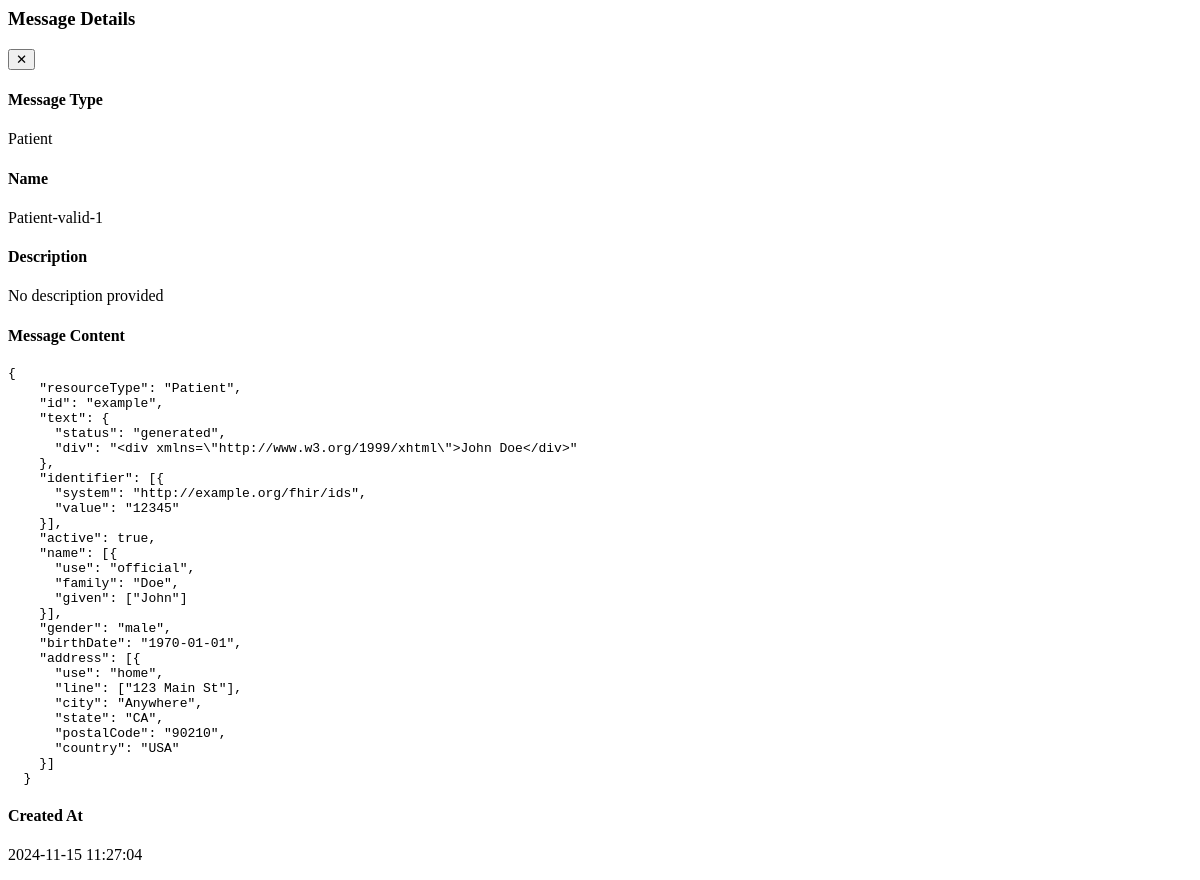
Before: /api/messages/1 with the older database file.
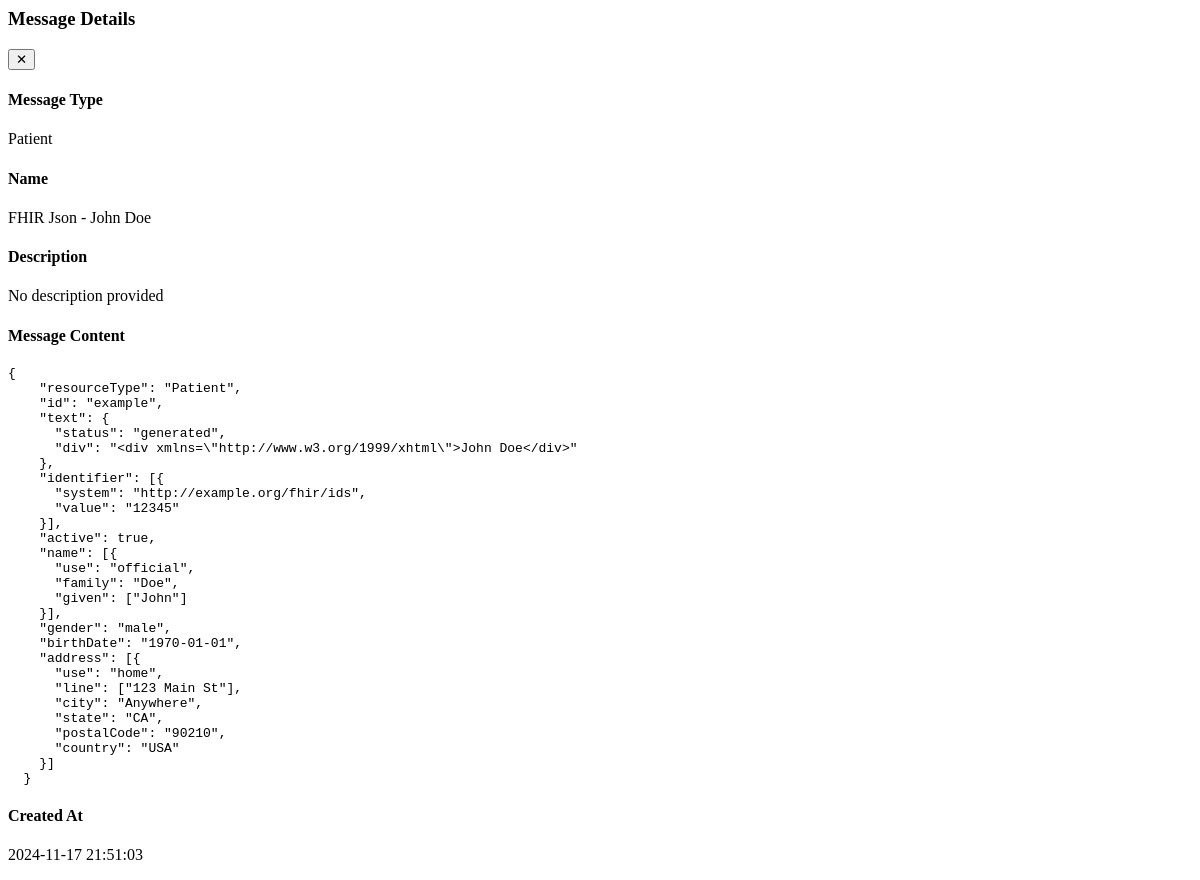
After: the same page with the newer database file.
### app.py (models this page shows)
class TestMessage(db.Model):
    id = db.Column(db.Integer, primary_key=True)
    name = db.Column(db.String(100), nullable=False)
    description = db.Column(db.Text)
    message_content = db.Column(db.Text, nullable=False)
    message_type_id = db.Column(db.Integer, db.ForeignKey('message_type.id'), nullable=False)
    created_at = db.Column(db.DateTime, default=datetime.utcnow)
    response = db.relationship('ResponseMessage',backref='message', lazy=True)

### app.py (the view)
@app.route('/api/messages/<int:id>', methods=['GET'])
def get_message(id):
    print("---------------")
    message = TestMessage.query.get_or_404(id)
    return render_template('messages/_detail.html', message=message)

### templates/messages/_detail.html
<div class="space-y-4">
    <div class="flex justify-between items-center mb-4">
        <h3 class="text-xl font-semibold">Message Details</h3>
        <button onclick="closeModal()"
                class="text-gray-500 hover:text-gray-700 p-2">
            ✕
        </button>
    </div>
    <div>
        <h4 class="font-medium text-gray-700">Message Type</h4>
        <p class="mt-1">{{ message.message_type.name }}</p>
    </div>
    <div>
        <h4 class="font-medium text-gray-700">Name</h4>
        <p class="mt-1">{{ message.name }}</p>
    </div>
    <div>
        <h4 class="font-medium text-gray-700">Description</h4>
        <p class="mt-1">{{ message.description or 'No description provided' }}</p>
    </div>
    <div>
        <h4 class="font-medium text-gray-700">Message Content</h4>
        <pre class="mt-1 bg-gray-50 p-4 rounded-md overflow-x-auto text-sm">{{ message.message_content }}</pre>
    </div>
    <div>
        <h4 class="font-medium text-gray-700">Created At</h4>
        <p class="mt-1">{{ message.created_at.strftime('%Y-%m-%d %H:%M:%S') }}</p>
    </div>
</div>

Changed rows visible on the page:
changed TestMessage "No description provided": name "Patient-valid-1" → "FHIR Json - John Doe"; created_at "2024-11-15 11:27:04" → "2024-11-17 21:51:03"
